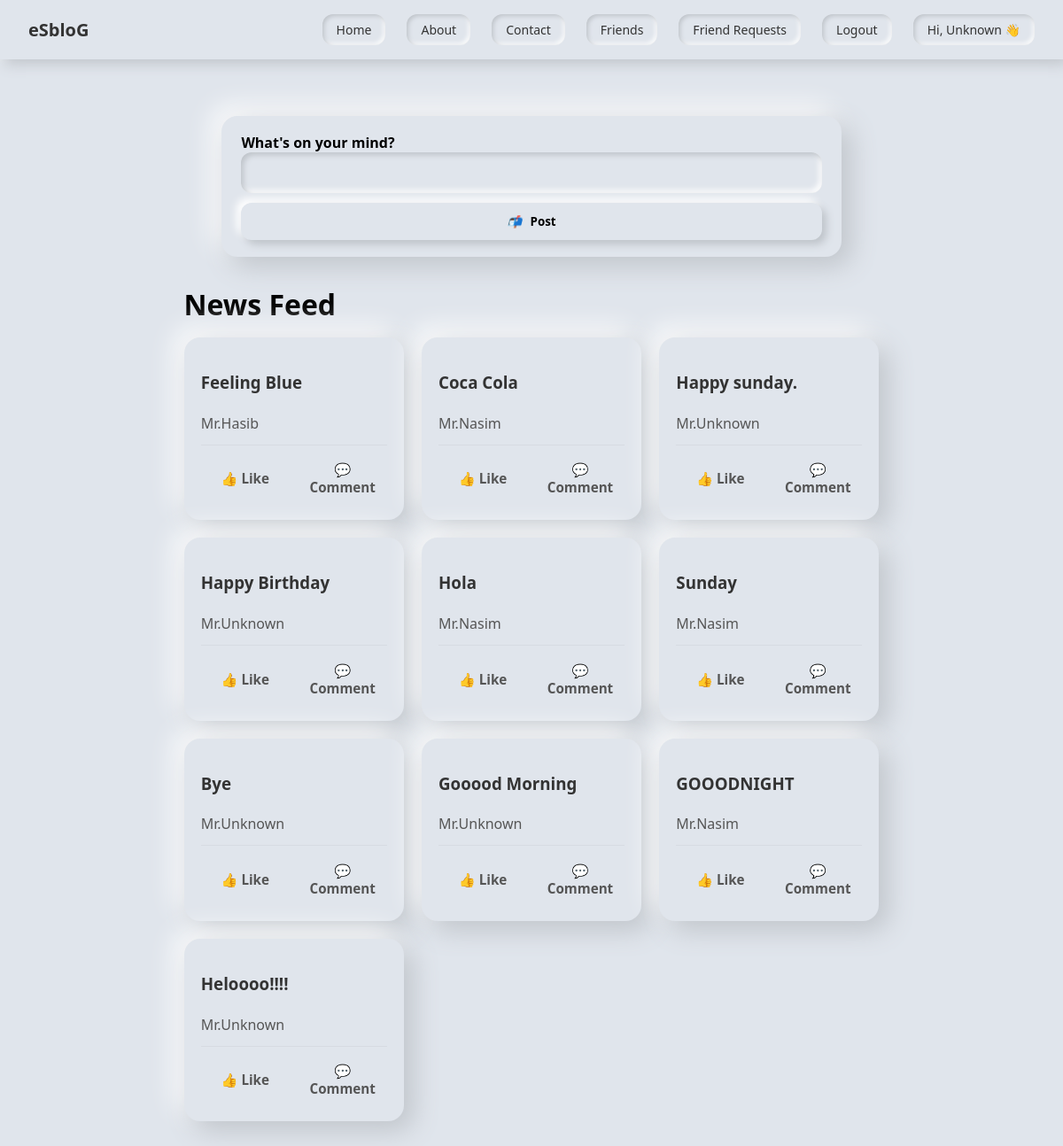
Page /dashboard/dash/ (signed in) on the committed database.
### dashboard/models.py (models this page shows, shortened)
class Login_info_new_p(models.Model):
    fname = models.CharField(max_length=100,default="Mr.")
    lname = models.CharField(max_length=100,default="Unknown")
    email = models.EmailField(max_length=50)
    password = models.CharField(max_length=50)
    def __str__(self):
        return self.email

class User_posts(models.Model):
    id = models.AutoField(primary_key=True)
    u_name = models.ForeignKey(Login_info_new_p,on_delete=models.CASCADE)
    post = models.CharField(max_length=100)
    create_at = models.DateTimeField(auto_now_add=True)

### dashboard/views.py (the view)
# urls.py: path('dash/',views.demo,name="home"),
def demo(request):
    posts = User_posts.objects.all().order_by('-create_at')
    users = []
    U_posts = []
    for post in posts:
        log_user = Login_info_new_p.objects.get(email=post.u_name)
        u_name = log_user.fname + log_user.lname
        status = post.post
        U_posts.append(status)
        users.append(u_name)
    return render(request,"dashboard/landing_page.html",{"posts": zip(users,U_posts)})

### dashboard/templates/dashboard/landing_page.html (shortened to what this page needs)
{% include "dashboard/header.html" %}
<div class="page">
  <form id="loginForm" method="POST" action="{% url 'add_post' %}" class="card composer">
    <div class="input-group">
      <label>What's on your mind?</label>
      <input type="text" name="post" required />
    </div>
    <button type="submit" class="action-btn">
      <i>📬</i> Post
    </button>
  </form>
  <h1 style="margin: 1rem 0;">News Feed</h1>
  <div class="feed-grid">
    {% for name, post in posts %}
      <div class="post-card">
        <h3 class="username">{{post}}</h3>
        <p class="content">{{ name }}</p>
        <div class="actions">
          <button class="like-btn">👍 Like</button>
          <button class="comment-btn">💬 Comment</button>
        </div>
      </div>
    {% endfor %}
  </div>
</div>
{% include "dashboard/footer.html" %}

### dashboard/templates/dashboard/header.html (shortened to what this page needs)
{% load static %}
<!DOCTYPE html>
<html lang="en">
<head>
</head>
<body>
  <nav class="navbar" role="navigation" aria-label="main">
    <a class="logo" href="{% url 'home' %}">eSbloG</a>
    <ul>
      <li><a href="{% url 'home' %}">Home</a></li>
      <li><a href="{% url 'home' %}">About</a></li>
      <li><a href="{% url 'home' %}">Contact</a></li>
      {% if request.session.user_id %}
        <li><a href="{% url 'friends' %}">Friends</a></li>
        <li><a href="{% url 'friends_req' %}">Friend Requests</a></li>
        <li><a href="{% url 'logout' %}">Logout</a></li>
        <li><a href="">Hi, {{ request.session.name }} 👋</a></li>
      {% else %}
        <li><a href="{% url 'login' %}">Login</a></li>
      {% endif %}
    </ul>
  </nav>
  <div class="page-wrap">

### dashboard/templates/dashboard/header.html (style rules this page uses)
* { box-sizing: border-box; font-family: 'Segoe UI', sans-serif; }
body { background: #e0e5ec; display: flex; flex-direction: column; align-items: center; min-height: 100vh; margin: 0; }
.navbar { width: 100%; background: #e0e5ec; padding: 1rem 2rem; display: flex; justify-content: space-between; align-items: center; box-shadow: 5px 5px 15px #bec3c9, -5px -5px 15px #ffffff; position: sticky; top: 0; left: 0; z-index: 1000; }
.navbar .logo { font-size: 20px; font-weight: bold; color: #333; text-decoration: none; }
.navbar ul { list-style: none; display: flex; gap: 1.5rem; margin: 0; padding: 0; }
.navbar ul li { display: inline; }
.navbar ul li a { text-decoration: none; color: #333; padding: 0.5rem 1rem; border-radius: 12px; background: #e0e5ec; box-shadow: inset 2px 2px 5px #bec3c9, inset -2px -2px 5px #ffffff; font-size: 14px; transition: all 0.2s ease-in-out; display: inline-block; }
.page-wrap { width: 100%; display: flex; justify-content: center; padding: 2rem 1rem; }

### dashboard/templates/dashboard/landing_page.html (style rules this page uses)
.page { max-width: 1200px; margin: 2rem auto; padding: 0 16px; }
.card { background: #e0e5ec; padding: 1.2rem 1.4rem; border-radius: 18px; box-shadow: 10px 10px 30px #bec3c9, -10px -10px 30px #ffffff; }
.composer { margin-bottom: 2rem; max-width: 700px; margin-left: auto; margin-right: auto; }
.composer .input-group label { font-weight: 600; }
.composer .input-group input { width: 100%; padding: 0.8rem 1rem; border-radius: 12px; border: none; background: #e0e5ec; box-shadow: inset 3px 3px 6px #bec3c9, inset -3px -3px 6px #ffffff; font-size: 15px; }
.action-btn { width: 100%; padding: 0.75rem 1rem; border: none; margin-top: 0.7rem; border-radius: 12px; background: #e0e5ec; box-shadow: 5px 5px 10px #bec3c9, -5px -5px 10px #ffffff; font-weight: 700; cursor: pointer; }
.action-btn i { margin-right: 6px; }
.feed-grid { display: grid; gap: 20px; grid-template-columns: repeat(1, minmax(0, 1fr)); }
@media (min-width: 700px) { .feed-grid { grid-template-columns: repeat(2, 1fr); } }
@media (min-width: 1024px) { .feed-grid { grid-template-columns: repeat(3, 1fr); } }
.post-card { background: #e0e5ec; padding: 1.2rem; border-radius: 18px; box-shadow: 10px 10px 30px #bec3c9, -10px -10px 30px #ffffff; display: flex; flex-direction: column; justify-content: space-between; }
.username { font-weight: 700; margin-bottom: .35rem; color: #333; }
.content { color: #555; line-height: 1.5; margin-bottom: .75rem; }
.actions { display: flex; justify-content: space-between; border-top: 1px solid #d7dbe2; padding-top: .6rem; gap: 10px; }
.actions button { flex: 1; background: none; border: none; cursor: pointer; font-size: .95rem; font-weight: 600; color: #555; padding: .5rem .75rem; border-radius: 10px; transition: background .2s ease; }

### rows in the picture
Login_info_new_p: session.name "Unknown"
User_posts: posts "Feeling Blue"
User_posts: posts "Coca Cola"
User_posts: posts "Happy sunday."
User_posts: posts "Happy Birthday"
User_posts: posts "Hola"
User_posts: posts "Sunday"
User_posts: posts "Bye"
User_posts: posts "Gooood Morning"
User_posts: posts "GOOODNIGHT"
User_posts: posts "Heloooo!!!!"

### other values in the picture
{{ name }} "Mr.Hasib" "Mr.Nasim" "Mr.Unknown" "Mr.Unknown" "Mr.Nasim" "Mr.Nasim" "Mr.Unknown" "Mr.Unknown" "Mr.Nasim" "Mr.Unknown"
